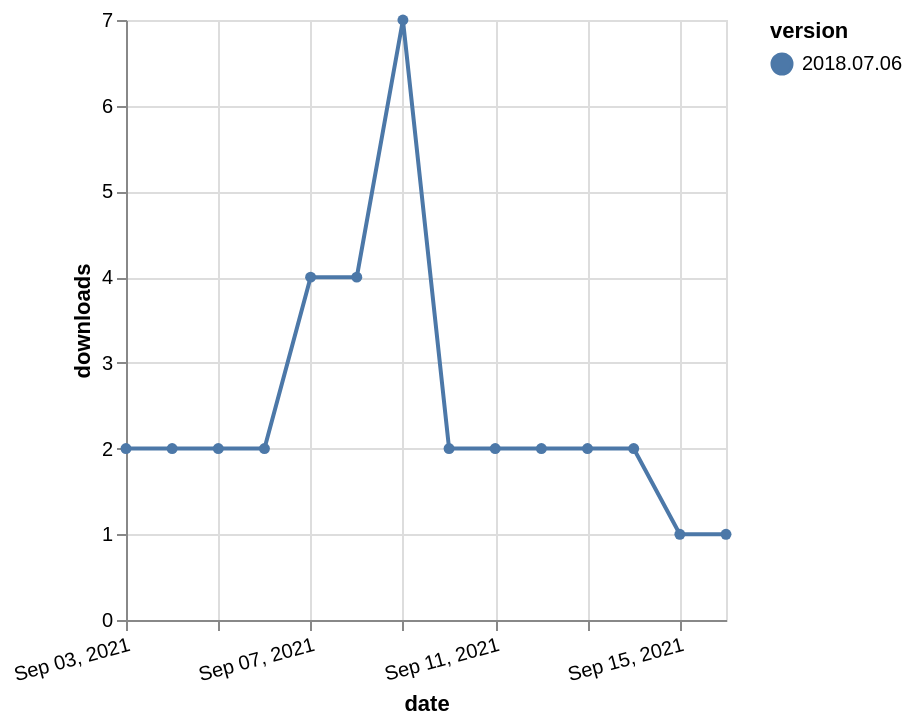

Specify this chart in Vega-Lite:
### Vega-Lite specification from a JSON file in a GitHub repository (floating-point values rounded to 4 significant figures)
{"$schema": "https://vega.github.io/schema/vega-lite/v5.json", "description": "A simple bar chart with embedded data.", "data": {"values": [{"date": "2021-09-03", "total": 2075, "delta": 2, "version": "2018.07.06"}, {"date": "2021-09-04", "total": 2077, "delta": 2, "version": "2018.07.06"}, {"date": "2021-09-05", "total": 2079, "delta": 2, "version": "2018.07.06"}, {"date": "2021-09-06", "total": 2081, "delta": 2, "version": "2018.07.06"}, {"date": "2021-09-07", "total": 2085, "delta": 4, "version": "2018.07.06"}, {"date": "2021-09-08", "total": 2089, "delta": 4, "version": "2018.07.06"}, {"date": "2021-09-09", "total": 2096, "delta": 7, "version": "2018.07.06"}, {"date": "2021-09-10", "total": 2098, "delta": 2, "version": "2018.07.06"}, {"date": "2021-09-11", "total": 2100, "delta": 2, "version": "2018.07.06"}, {"date": "2021-09-12", "total": 2102, "delta": 2, "version": "2018.07.06"}, {"date": "2021-09-13", "total": 2104, "delta": 2, "version": "2018.07.06"}, {"date": "2021-09-14", "total": 2106, "delta": 2, "version": "2018.07.06"}, {"date": "2021-09-15", "total": 2107, "delta": 1, "version": "2018.07.06"}, {"date": "2021-09-16", "total": 2108, "delta": 1, "version": "2018.07.06"}]}, "width": "container", "mark": {"type": "line", "point": {"filled": true}}, "encoding": {"x": {"field": "date", "type": "temporal", "timeUnit": "yearmonthdate", "title": "date", "axis": {"labelAngle": -15}}, "y": {"field": "delta", "type": "quantitative", "title": "downloads"}, "color": {"field": "version", "type": "nominal"}, "tooltip": {"field": "delta"}}}
